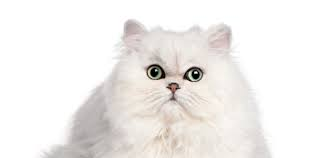
#> input picture Spring2022/openCV/Homework3/Photos/pic2.jpg, 319 x 158 px
$ python Problem4.py
#> lines starting #> are read from the running program, lines starting #| are printed output that depends on the picture
import cv2 as cv
import numpy as np

img = cv.imread('Photos/pic2.jpg')
#> img is the input picture: shape (158, 319, 3); mean B, G, R 235.8, 238, 240.8
blank = np.zeros(img.shape[:2], dtype='uint8')

mask = cv.circle(blank.copy(), (img.shape[1]//2, img.shape[0]//2), 50, 255, -1)

masked_image = cv.bitwise_and(img, img, mask=mask)
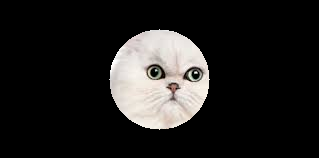
#> masked_image: shape (158, 319, 3); mean B, G, R 31.6, 32.6, 33.9

cv.imshow('original image', img)
cv.imshow('masked with circle', masked_image)

cv.waitKey(0)

$ run again, with Spring2022/openCV/Homework3/Photos/pic1.jpg copied over Spring2022/openCV/Homework3/Photos/pic2.jpg
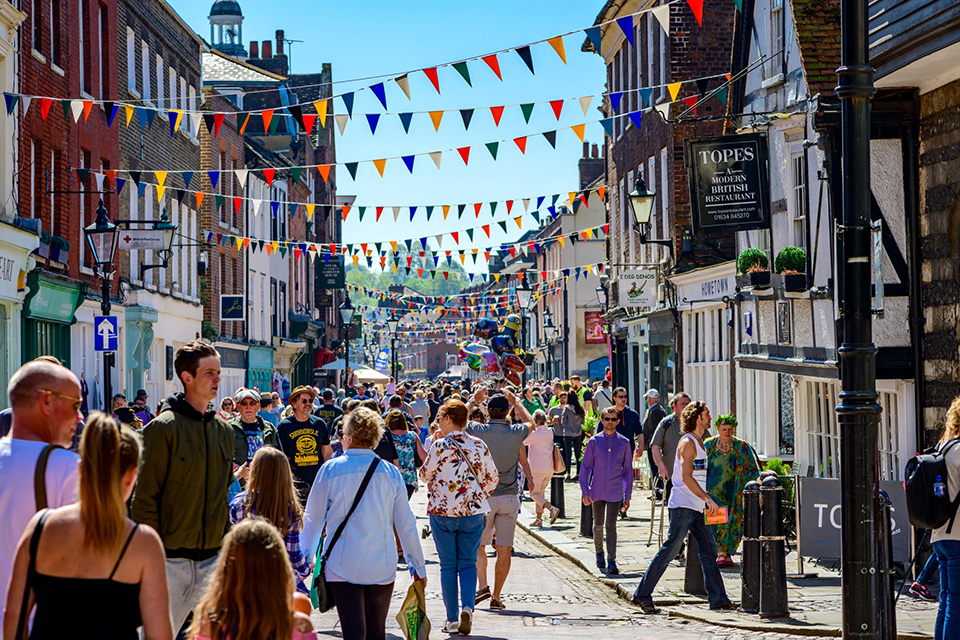
#> input picture Spring2022/openCV/Homework3/Photos/pic1.jpg, 960 x 640 px
#> img is the input picture: shape (640, 960, 3); mean B, G, R 104.9, 100, 100.2
#> `masked_image = cv.bitwise_and(img, img, mask=mask)`:
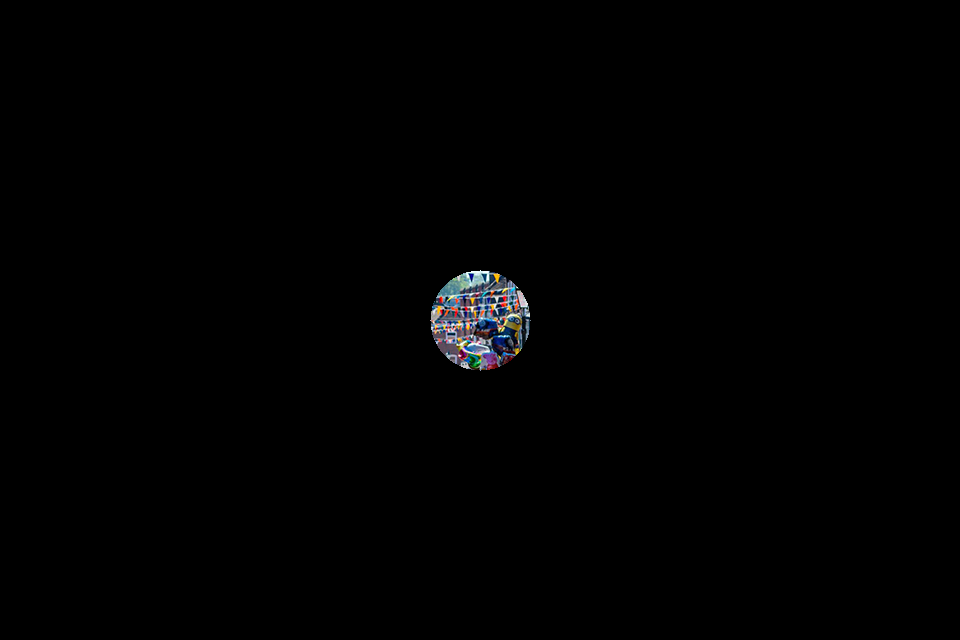
#> masked_image: shape (640, 960, 3); mean B, G, R 1.5, 1.4, 1.3
